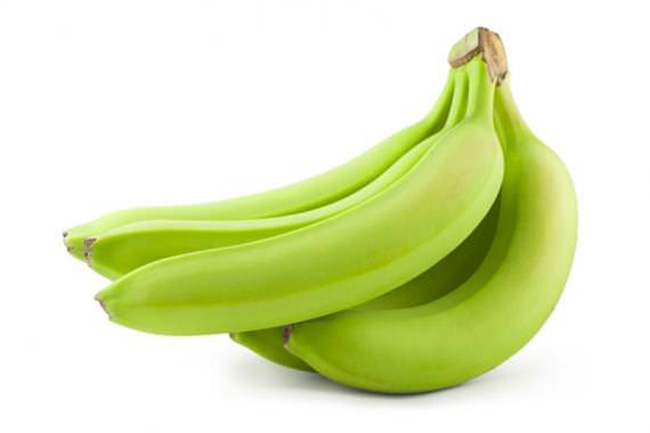
%> input picture 3rdYears/Y3T2/ComputerVision/Lab05-ColorClustering/1.jpg, 650 x 433 px; its folder holds 4 pictures in this run
$ octave Lab05_doingv003.m   (GNU Octave 9; MATLAB toolbox functions it lacks are replaced by stand-ins)
%> lines starting %> are read from the running program, lines starting %| are printed output that depends on the picture
imageFolder = 'D:\AB-BiMaGOoOD\Tob-taun\3rdYears\Y3T2\ComputerVision\Lab05-ColorClustering';
imageFiles = dir(fullfile(imageFolder, '*.jpg'));
numImages = numel(imageFiles);
%Step 1: Feature Extraction
feature_vector = [];
% for all input image
for i = 1:numImages
    img = imread(imageFiles(i).name);
%> img is the input picture: size 433x650x3 uint8; mean R, G, B 222.6, 231.7, 186.9
    % change img to hsv image to look for color except color background
    hsv_img = rgb2hsv(img);
%> hsv_img: size 433x650x3 double; mean H, S, V 0.0903, 0.244, 0.909
    % get saturation to seperate background
    s = hsv_img(:, :, 2);
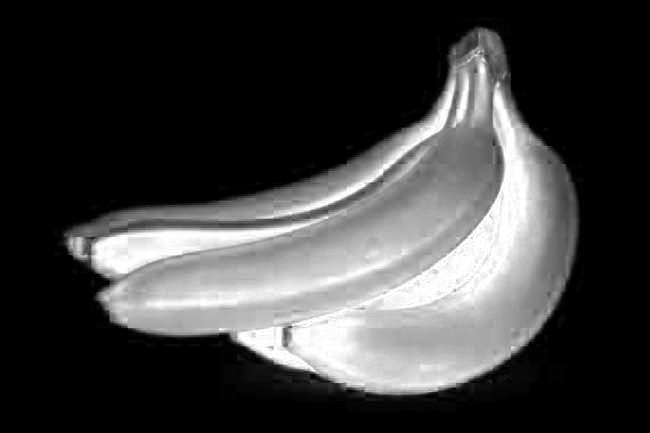
%> s: size 433x650 double; min 0, max 1, mean 0.244
    % Find a set of banana pixels in an image
    check = find(s > 0.3);
%> check = 95184 values from 28813 to 249212
    % Separate R, G, B channels
    Red = img(:, :, 1);
    Green = img(:, :, 2);
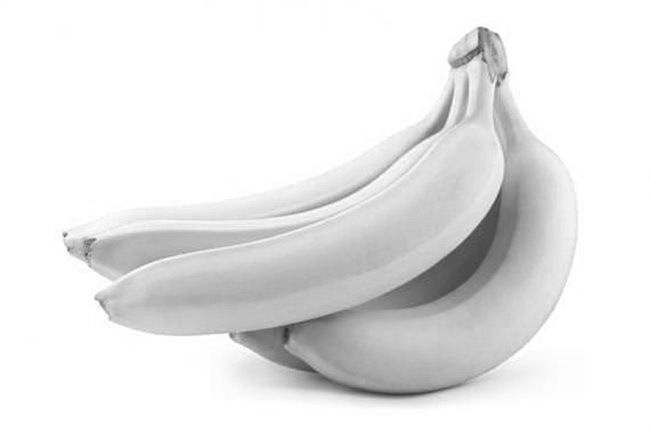
%> Green: size 433x650 uint8; min 43, max 255, mean 231.7
    Blue = img(:, :, 3);
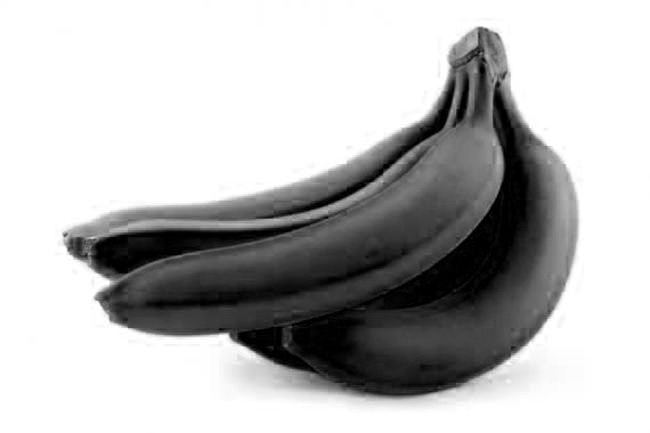
%> Blue: size 433x650 uint8; min 0, max 255, mean 186.9

    Red = double(Red);
%> Red: size 433x650 double
    Green = double(Green);
%> Green: size 433x650 double
    Blue = double(Blue);
%> Blue: size 433x650 double

    % Normalize the RGB values
    sum_rgb = Red + Green + Blue;
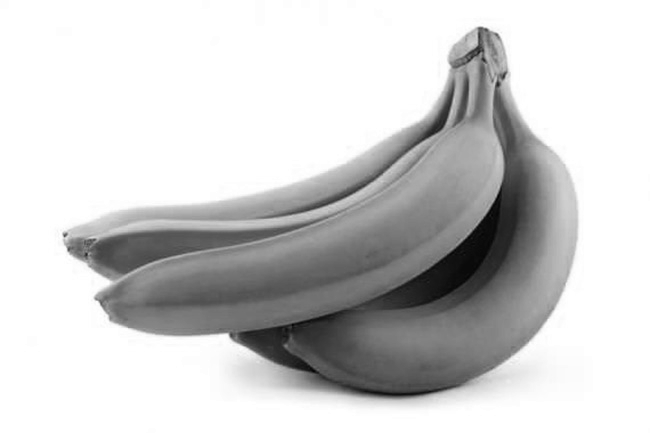
%> sum_rgb: size 433x650 double; min 111, max 765, mean 641.2; drawn with min black and max white
    realRed = Red ./ sum_rgb;
    realGreen = Green ./ sum_rgb;
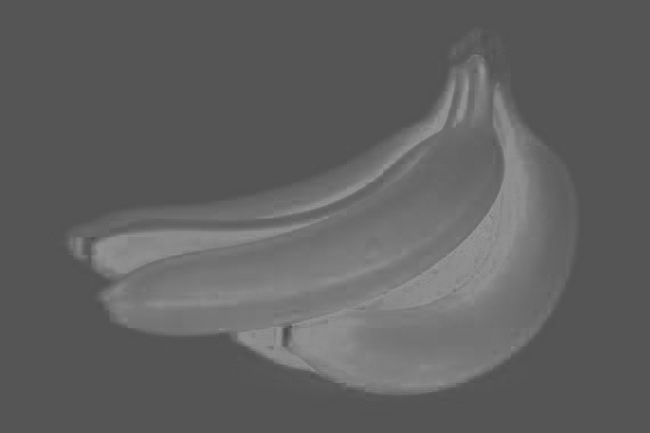
%> realGreen: size 433x650 double; min 0.29, max 0.597, mean 0.38
    realBlue = Blue ./ sum_rgb;
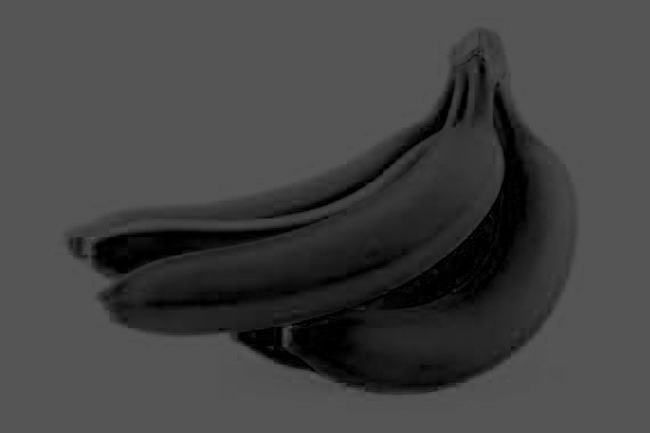
%> realBlue: size 433x650 double; min 0, max 0.353, mean 0.263

    realBlue = double(realBlue);
    realGreen = double(realGreen);
    realRed = double(realRed);

    % Compute the mean of the normalized color features for banana pixels
    meanNormR = mean(realRed(check));
%> meanNormR = 0.4
    meanNormG = mean(realGreen(check));
%> meanNormG = 0.47
    meanNormB = mean(realBlue(check));
%> meanNormB = 0.13

    % Change data type to double
    meanNormR = double(meanNormR);
    meanNormG = double(meanNormG);
    meanNormB = double(meanNormB);

    newMeanR = mean(meanNormR);
%> newMeanR = 0.4
    newMeanG = mean(meanNormG);
%> newMeanG = 0.47
    newMeanB = mean(meanNormB);
%> newMeanB = 0.13

    feature_vector(i,1) = newMeanR;
    feature_vector(i,2) = newMeanG;
    feature_vector(i,3) = newMeanB;
end
%> pass 2 of the loop `for i = 1:numImages`:
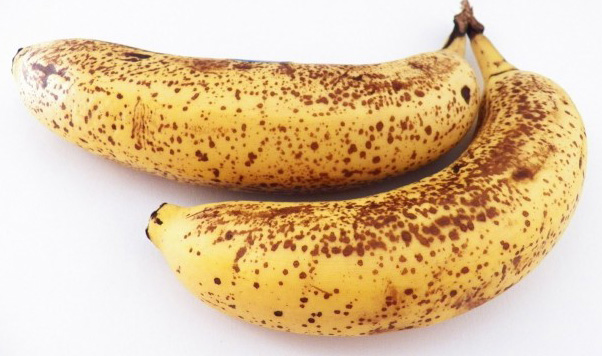
%> input picture 3rdYears/Y3T2/ComputerVision/Lab05-ColorClustering/10.jpg, 602 x 356 px
%> img is the input picture: size 356x602x3 uint8; mean R, G, B 221.9, 194.1, 155.6
%> hsv_img: size 356x602x3 double; mean H, S, V 0.325, 0.339, 0.873
%> `s = hsv_img(:, :, 2);`:
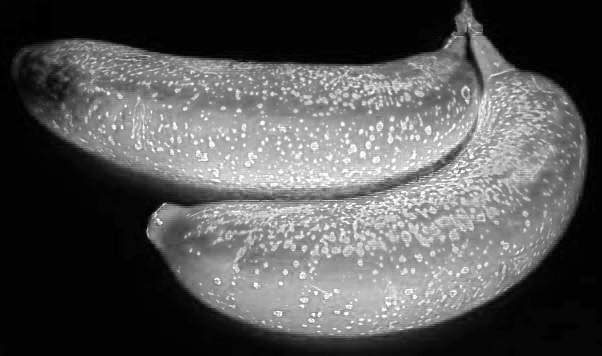
%> s: size 356x602 double; min 0, max 1, mean 0.339
%> check = 113730 values from 12572 to 208421
%> sum_rgb: size 356x602 double
%> realRed: size 356x602 double
%> realGreen: size 356x602 double
%> `realBlue = Blue ./ sum_rgb;`:
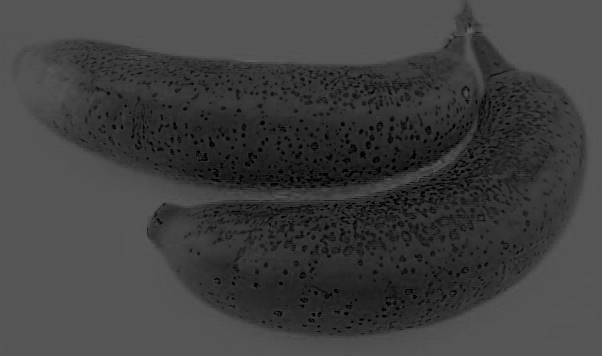
%> realBlue: size 356x602 double; min 0, max 0.403, mean 0.25
%> meanNormR = 0.478
%> meanNormG = 0.344
%> meanNormB = 0.178
%> newMeanR = 0.478
%> newMeanG = 0.344
%> newMeanB = 0.178
%> pass 3 of the loop `for i = 1:numImages`:
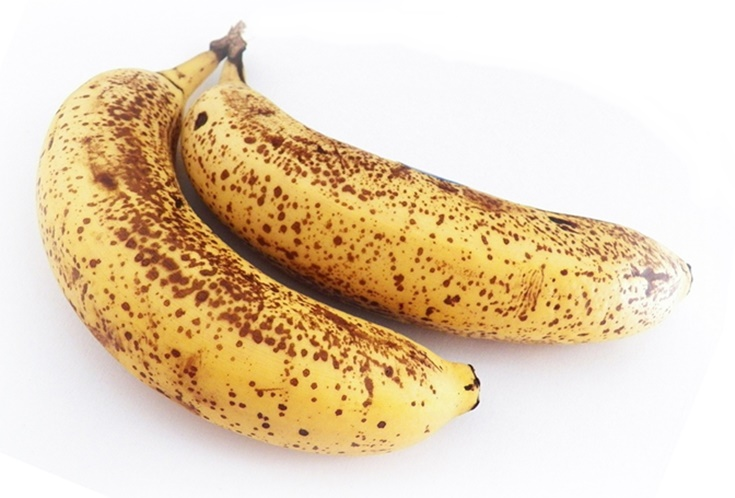
%> input picture 3rdYears/Y3T2/ComputerVision/Lab05-ColorClustering/11.jpg, 735 x 498 px
%> img is the input picture: size 498x735x3 uint8; mean R, G, B 229.9, 210.2, 181.8
%> hsv_img: size 498x735x3 double; mean H, S, V 0.303, 0.249, 0.904
%> `s = hsv_img(:, :, 2);`:
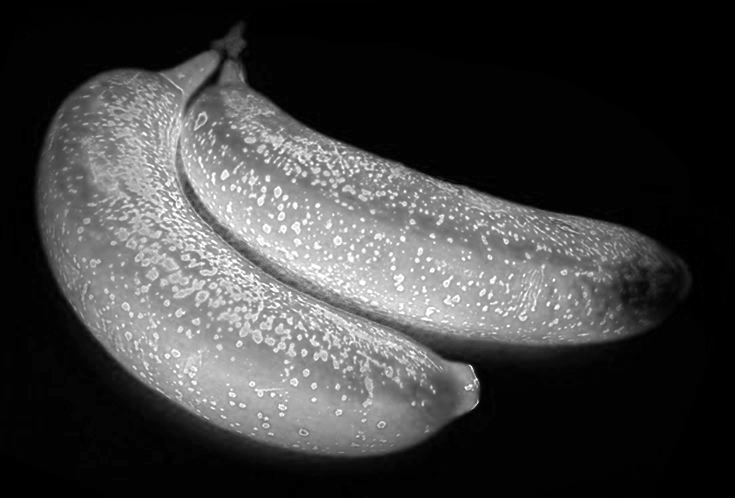
%> s: size 498x735 double; min 0, max 1, mean 0.249
%> check = 143668 values from 20125 to 324450
%> sum_rgb: size 498x735 double
%> realRed: size 498x735 double
%> realGreen: size 498x735 double
%> `realBlue = Blue ./ sum_rgb;`:
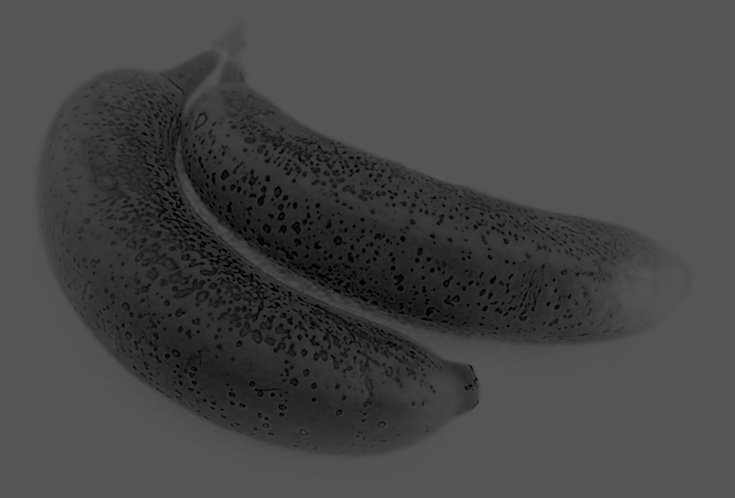
%> realBlue: size 498x735 double; min 0, max 0.364, mean 0.272
%> meanNormR = 0.475
%> meanNormG = 0.345
%> meanNormB = 0.18
%> newMeanR = 0.475
%> newMeanG = 0.345
%> newMeanB = 0.18
%> the loop made 4 passes; the first 3 are shown
% Step 2: Banana Ripeness Clustering
Z = linkage(feature_vector, 'complete', 'euclidean');
c = cluster(Z, 'maxclust', 4);

% Display clustering result
disp(c);
scatter3(feature_vector(:,1), feature_vector(:,2), feature_vector(:,3), 240, c, 'fill');
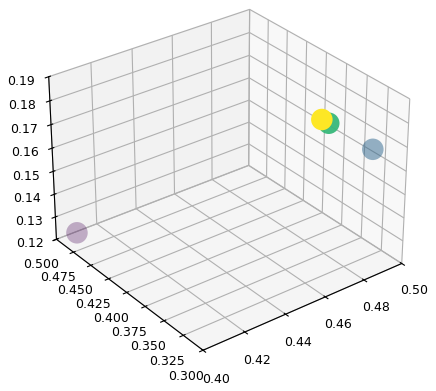
%> figure redrawn from the program's plot data
